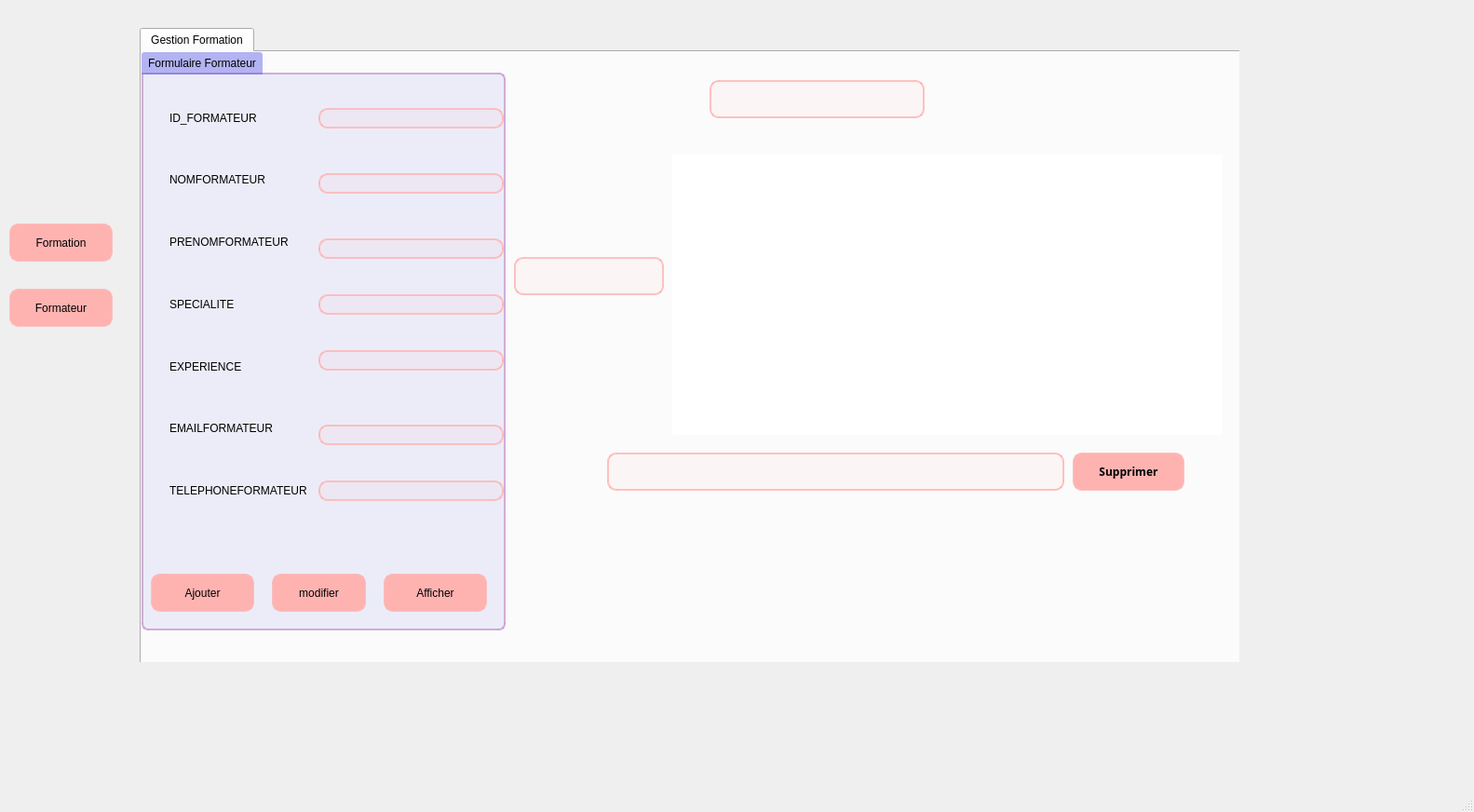
<?xml version="1.0" encoding="UTF-8"?>
<ui version="4.0">
 <class>MainWindow</class>
 <widget class="QMainWindow" name="MainWindow">
  <property name="geometry">
   <rect>
    <x>0</x>
    <y>0</y>
    <width>1583</width>
    <height>872</height>
   </rect>
  </property>
  <property name="windowTitle">
   <string>MainWindow</string>
  </property>
  <widget class="QWidget" name="centralwidget">
   <widget class="QPushButton" name="pb_ajouter_2">
    <property name="geometry">
     <rect>
      <x>10</x>
      <y>240</y>
      <width>111</width>
      <height>41</height>
     </rect>
    </property>
    <property name="styleSheet">
     <string notr="true">QPushButton {
background-color: rgba(254,179,177,255);
border-radius: 10px;
border: 2px solid rgba(254,179,177,200);
}
QPushButton:hover {
background-color: rgba(233,96,90,255);
}</string>
    </property>
    <property name="text">
     <string>Formation</string>
    </property>
   </widget>
   <widget class="QPushButton" name="pb_ajouter_3">
    <property name="geometry">
     <rect>
      <x>10</x>
      <y>310</y>
      <width>111</width>
      <height>41</height>
     </rect>
    </property>
    <property name="styleSheet">
     <string notr="true">QPushButton {
background-color: rgba(254,179,177,255);
border-radius: 10px;
border: 2px solid rgba(254,179,177,200);
}
QPushButton:hover {
background-color: rgba(233,96,90,255);
}</string>
    </property>
    <property name="text">
     <string>Formateur</string>
    </property>
   </widget>
   <widget class="QStackedWidget" name="stackedWidget">
    <property name="geometry">
     <rect>
      <x>140</x>
      <y>10</y>
      <width>1191</width>
      <height>701</height>
     </rect>
    </property>
    <property name="currentIndex">
     <number>1</number>
    </property>
    <widget class="QWidget" name="page">
     <widget class="QTabWidget" name="tabWidget">
      <property name="geometry">
       <rect>
        <x>20</x>
        <y>30</y>
        <width>1381</width>
        <height>721</height>
       </rect>
      </property>
      <property name="currentIndex">
       <number>0</number>
      </property>
      <widget class="QWidget" name="tab">
       <attribute name="title">
        <string>Gestion Formation</string>
       </attribute>
       <widget class="QWidget" name="layoutWidget">
        <property name="geometry">
         <rect>
          <x>30</x>
          <y>40</y>
          <width>156</width>
          <height>531</height>
         </rect>
        </property>
        <layout class="QVBoxLayout" name="verticalLayout_2">
         <item>
          <widget class="QLabel" name="label_2">
           <property name="text">
            <string>ID_FORMATION</string>
           </property>
           <property name="wordWrap">
            <bool>false</bool>
           </property>
          </widget>
         </item>
         <item>
          <widget class="QLabel" name="label_3">
           <property name="text">
            <string>TITREFORMATION</string>
           </property>
          </widget>
         </item>
         <item>
          <widget class="QLabel" name="label_9">
           <property name="text">
            <string>DESCRIPTION</string>
           </property>
          </widget>
         </item>
         <item>
          <widget class="QLabel" name="label_10">
           <property name="text">
            <string>DUREE</string>
           </property>
          </widget>
         </item>
         <item>
          <widget class="QLabel" name="label">
           <property name="text">
            <string>DATEDEBUT</string>
           </property>
          </widget>
         </item>
         <item>
          <widget class="QLabel" name="label_5">
           <property name="text">
            <string>DATEFIN</string>
           </property>
          </widget>
         </item>
         <item>
          <widget class="QLabel" name="label_6">
           <property name="text">
            <string>ID_FORMATEUR</string>
           </property>
          </widget>
         </item>
        </layout>
       </widget>
       <widget class="QLineEdit" name="le_ID_FORMATION">
        <property name="geometry">
         <rect>
          <x>190</x>
          <y>60</y>
          <width>199</width>
          <height>22</height>
         </rect>
        </property>
        <property name="styleSheet">
         <string notr="true">QLineEdit {
background-color: rgba(254,179,177,20);
border: 2px solid rgba(254,179,177,200);
border-radius: 10px;
}
QLineEdit:hover {
background-color: rgba(254,179,177,200);
border: 1px solid rgba(128, 97, 171, 200);
border-radius: 10px;
}
</string>
        </property>
       </widget>
       <widget class="QLabel" name="lblErreurle_ID_FORMATION">
        <property name="geometry">
         <rect>
          <x>180</x>
          <y>80</y>
          <width>231</width>
          <height>21</height>
         </rect>
        </property>
        <property name="text">
         <string/>
        </property>
       </widget>
       <widget class="QLineEdit" name="le_TITREFORMATION">
        <property name="geometry">
         <rect>
          <x>190</x>
          <y>130</y>
          <width>199</width>
          <height>22</height>
         </rect>
        </property>
        <property name="styleSheet">
         <string notr="true">QLineEdit {
background-color: rgba(254,179,177,20);
border: 2px solid rgba(254,179,177,200);
border-radius: 10px;
}
QLineEdit:hover {
background-color: rgba(254,179,177,200);
border: 1px solid rgba(128, 97, 171, 200);
border-radius: 10px;
}
</string>
        </property>
       </widget>
       <widget class="QLineEdit" name="le_DESCRIPTION">
        <property name="geometry">
         <rect>
          <x>190</x>
          <y>220</y>
          <width>199</width>
          <height>22</height>
         </rect>
        </property>
        <property name="styleSheet">
         <string notr="true">QLineEdit {
background-color: rgba(254,179,177,20);
border: 2px solid rgba(254,179,177,200);
border-radius: 10px;
}
QLineEdit:hover {
background-color: rgba(254,179,177,200);
border: 1px solid rgba(128, 97, 171, 200);
border-radius: 10px;
}
</string>
        </property>
       </widget>
       <widget class="QLineEdit" name="le_ID_FORMATEURFK">
        <property name="geometry">
         <rect>
          <x>190</x>
          <y>520</y>
          <width>199</width>
          <height>22</height>
         </rect>
        </property>
        <property name="styleSheet">
         <string notr="true">QLineEdit {
background-color: rgba(254,179,177,20);
border: 2px solid rgba(254,179,177,200);
border-radius: 10px;
}
QLineEdit:hover {
background-color: rgba(254,179,177,200);
border: 1px solid rgba(128, 97, 171, 200);
border-radius: 10px;
}
</string>
        </property>
       </widget>
       <widget class="QLabel" name="lblErreurDescription">
        <property name="geometry">
         <rect>
          <x>180</x>
          <y>250</y>
          <width>221</width>
          <height>20</height>
         </rect>
        </property>
        <property name="text">
         <string/>
        </property>
       </widget>
       <widget class="QLabel" name="lblErreurdateEditDATEDEBUT">
        <property name="geometry">
         <rect>
          <x>180</x>
          <y>410</y>
          <width>221</width>
          <height>20</height>
         </rect>
        </property>
        <property name="text">
         <string/>
        </property>
       </widget>
       <widget class="QLabel" name="lblErreurdateEditDATEFIN">
        <property name="geometry">
         <rect>
          <x>180</x>
          <y>480</y>
          <width>221</width>
          <height>20</height>
         </rect>
        </property>
        <property name="text">
         <string/>
        </property>
       </widget>
       <widget class="QLabel" name="lblErreurle_ID_FORMATEURFK">
        <property name="geometry">
         <rect>
          <x>180</x>
          <y>550</y>
          <width>221</width>
          <height>20</height>
         </rect>
        </property>
        <property name="text">
         <string/>
        </property>
       </widget>
       <widget class="QLineEdit" name="lineEdit_suppformation">
        <property name="geometry">
         <rect>
          <x>500</x>
          <y>430</y>
          <width>491</width>
          <height>41</height>
         </rect>
        </property>
        <property name="styleSheet">
         <string notr="true">QLineEdit {
background-color: rgba(254,179,177,20);
border: 2px solid rgba(254,179,177,200);
border-radius: 10px;
}
QLineEdit:hover {
background-color: rgba(254,179,177,200);
border: 1px solid rgba(128, 97, 171, 200);
border-radius: 10px;
}
</string>
        </property>
       </widget>
       <widget class="QPushButton" name="pb_supprimerFormation">
        <property name="geometry">
         <rect>
          <x>1000</x>
          <y>430</y>
          <width>120</width>
          <height>41</height>
         </rect>
        </property>
        <property name="font">
         <font>
          <family>Calibri Light</family>
          <weight>75</weight>
          <bold>true</bold>
         </font>
        </property>
        <property name="cursor">
         <cursorShape>PointingHandCursor</cursorShape>
        </property>
        <property name="styleSheet">
         <string notr="true">QPushButton {
background-color: rgba(254,179,177,255);
border-radius: 10px;
border: 2px solid rgba(254,179,177,200);
}
QPushButton:hover {
background-color: rgba(233,96,90,255);
}
</string>
        </property>
        <property name="text">
         <string>Supprimer</string>
        </property>
        <property name="icon">
         <iconset>
          <normaloff>../../Bureau/Gestion_voiture/ressources/-.png</normaloff>../../Bureau/Gestion_voiture/ressources/-.png</iconset>
        </property>
        <property name="iconSize">
         <size>
          <width>20</width>
          <height>20</height>
         </size>
        </property>
       </widget>
       <widget class="QTableView" name="tab_Formation">
        <property name="geometry">
         <rect>
          <x>560</x>
          <y>110</y>
          <width>591</width>
          <height>301</height>
         </rect>
        </property>
        <property name="styleSheet">
         <string notr="true">font: 8pt &quot;MS Shell Dlg 2&quot;;
border-radius: 10px;</string>
        </property>
       </widget>
       <widget class="QGroupBox" name="Personnel_Infos_2">
        <property name="geometry">
         <rect>
          <x>10</x>
          <y>10</y>
          <width>391</width>
          <height>621</height>
         </rect>
        </property>
        <property name="styleSheet">
         <string notr="true">QGroupBox {
	background: rgba(64,66,226,20); 
    border: 2px solid;
	border-top-right-radius: 7px;
	border-bottom-right-radius: 7px;
	border-bottom-left-radius: 7px;
    border-color: rgba(199, 153, 207, 200);
    margin-top: 22px;
}
QGroupBox::title  {
    background-color: rgba(64,66,226,100);
    subcontrol-origin: margin;
    subcontrol-position: top left;
    padding: 5px;
	border-top-left-radius: 3px;
	border-top-right-radius: 3px;
}</string>
        </property>
        <property name="title">
         <string>Formulaire Formation</string>
        </property>
        <widget class="QPushButton" name="pb_ajouterFormation">
         <property name="geometry">
          <rect>
           <x>10</x>
           <y>560</y>
           <width>111</width>
           <height>41</height>
          </rect>
         </property>
         <property name="styleSheet">
          <string notr="true">QPushButton {
background-color: rgba(254,179,177,255);
border-radius: 10px;
border: 2px solid rgba(254,179,177,200);
}
QPushButton:hover {
background-color: rgba(233,96,90,255);
}</string>
         </property>
         <property name="text">
          <string>Ajouter</string>
         </property>
        </widget>
        <widget class="QPushButton" name="pb_modifierFormation">
         <property name="geometry">
          <rect>
           <x>140</x>
           <y>560</y>
           <width>101</width>
           <height>41</height>
          </rect>
         </property>
         <property name="styleSheet">
          <string notr="true">QPushButton {
background-color: rgba(254,179,177,255);
border-radius: 10px;
border: 2px solid rgba(254,179,177,200);
}
QPushButton:hover {
background-color: rgba(233,96,90,255);
}</string>
         </property>
         <property name="text">
          <string>modifier</string>
         </property>
        </widget>
        <widget class="QPushButton" name="pb_afficherFormation">
         <property name="geometry">
          <rect>
           <x>260</x>
           <y>560</y>
           <width>111</width>
           <height>41</height>
          </rect>
         </property>
         <property name="styleSheet">
          <string notr="true">QPushButton {
background-color: rgba(254,179,177,255);
border-radius: 10px;
border: 2px solid rgba(254,179,177,200);
}
QPushButton:hover {
background-color: rgba(233,96,90,255);
}
</string>
         </property>
         <property name="text">
          <string>Afficher</string>
         </property>
        </widget>
        <widget class="QLineEdit" name="le_DUREE">
         <property name="geometry">
          <rect>
           <x>180</x>
           <y>280</y>
           <width>199</width>
           <height>22</height>
          </rect>
         </property>
         <property name="styleSheet">
          <string notr="true">QLineEdit {
background-color: rgba(254,179,177,20);
border: 2px solid rgba(254,179,177,200);
border-radius: 10px;
}
QLineEdit:hover {
background-color: rgba(254,179,177,200);
border: 1px solid rgba(128, 97, 171, 200);
border-radius: 10px;
}
</string>
         </property>
        </widget>
        <widget class="QLabel" name="lblErreurle_DUREE">
         <property name="geometry">
          <rect>
           <x>170</x>
           <y>320</y>
           <width>221</width>
           <height>20</height>
          </rect>
         </property>
         <property name="text">
          <string/>
         </property>
        </widget>
        <widget class="QDateEdit" name="dateEditDATEDEBUT">
         <property name="geometry">
          <rect>
           <x>190</x>
           <y>360</y>
           <width>181</width>
           <height>22</height>
          </rect>
         </property>
        </widget>
        <widget class="QDateEdit" name="dateEditDATEFIN">
         <property name="geometry">
          <rect>
           <x>190</x>
           <y>440</y>
           <width>181</width>
           <height>22</height>
          </rect>
         </property>
        </widget>
        <widget class="QLabel" name="lblErreurle_TITREFORMATION">
         <property name="geometry">
          <rect>
           <x>180</x>
           <y>150</y>
           <width>221</width>
           <height>20</height>
          </rect>
         </property>
         <property name="text">
          <string/>
         </property>
        </widget>
       </widget>
       <widget class="QLabel" name="label_12">
        <property name="geometry">
         <rect>
          <x>-140</x>
          <y>-70</y>
          <width>1861</width>
          <height>631</height>
         </rect>
        </property>
        <property name="styleSheet">
         <string notr="true">border-image: url(:/img/274447901_1270325840157442_8437734761897421717_n.jpg);</string>
        </property>
        <property name="text">
         <string/>
        </property>
        <property name="pixmap">
         <pixmap>img/274447901_1270325840157442_8437734761897421717_n.jpg</pixmap>
        </property>
        <property name="scaledContents">
         <bool>true</bool>
        </property>
       </widget>
       <widget class="QLineEdit" name="lineEdit_rechercheformation">
        <property name="geometry">
         <rect>
          <x>510</x>
          <y>30</y>
          <width>231</width>
          <height>41</height>
         </rect>
        </property>
        <property name="styleSheet">
         <string notr="true">QLineEdit {
background-color: rgba(254,179,177,20);
border: 2px solid rgba(254,179,177,200);
border-radius: 10px;
}
QLineEdit:hover {
background-color: rgba(254,179,177,200);
border: 1px solid rgba(128, 97, 171, 200);
border-radius: 10px;
}
</string>
        </property>
       </widget>
       <zorder>label_12</zorder>
       <zorder>Personnel_Infos_2</zorder>
       <zorder>layoutWidget</zorder>
       <zorder>le_ID_FORMATION</zorder>
       <zorder>lblErreurle_ID_FORMATION</zorder>
       <zorder>le_TITREFORMATION</zorder>
       <zorder>le_DESCRIPTION</zorder>
       <zorder>le_ID_FORMATEURFK</zorder>
       <zorder>lblErreurDescription</zorder>
       <zorder>lblErreurdateEditDATEDEBUT</zorder>
       <zorder>lblErreurdateEditDATEFIN</zorder>
       <zorder>lblErreurle_ID_FORMATEURFK</zorder>
       <zorder>lineEdit_suppformation</zorder>
       <zorder>pb_supprimerFormation</zorder>
       <zorder>tab_Formation</zorder>
       <zorder>lineEdit_rechercheformation</zorder>
      </widget>
     </widget>
    </widget>
    <widget class="QWidget" name="page_2">
     <widget class="QTabWidget" name="tabWidget_2">
      <property name="geometry">
       <rect>
        <x>10</x>
        <y>20</y>
        <width>1381</width>
        <height>721</height>
       </rect>
      </property>
      <property name="currentIndex">
       <number>0</number>
      </property>
      <widget class="QWidget" name="tab_2">
       <attribute name="title">
        <string>Gestion Formation</string>
       </attribute>
       <widget class="QLineEdit" name="le_PRENOMFORMATEUR">
        <property name="geometry">
         <rect>
          <x>190</x>
          <y>200</y>
          <width>199</width>
          <height>22</height>
         </rect>
        </property>
        <property name="styleSheet">
         <string notr="true">QLineEdit {
background-color: rgba(254,179,177,20);
border: 2px solid rgba(254,179,177,200);
border-radius: 10px;
}
QLineEdit:hover {
background-color: rgba(254,179,177,200);
border: 1px solid rgba(128, 97, 171, 200);
border-radius: 10px;
}
</string>
        </property>
       </widget>
       <widget class="QWidget" name="layoutWidget_2">
        <property name="geometry">
         <rect>
          <x>30</x>
          <y>40</y>
          <width>156</width>
          <height>461</height>
         </rect>
        </property>
        <layout class="QVBoxLayout" name="verticalLayout_3">
         <item>
          <widget class="QLabel" name="label_7">
           <property name="text">
            <string>ID_FORMATEUR</string>
           </property>
           <property name="wordWrap">
            <bool>false</bool>
           </property>
          </widget>
         </item>
         <item>
          <widget class="QLabel" name="label_8">
           <property name="text">
            <string>NOMFORMATEUR</string>
           </property>
          </widget>
         </item>
         <item>
          <widget class="QLabel" name="label_11">
           <property name="text">
            <string>PRENOMFORMATEUR</string>
           </property>
          </widget>
         </item>
         <item>
          <widget class="QLabel" name="label_13">
           <property name="text">
            <string>SPECIALITE</string>
           </property>
          </widget>
         </item>
         <item>
          <widget class="QLabel" name="label_14">
           <property name="text">
            <string>EXPERIENCE</string>
           </property>
          </widget>
         </item>
         <item>
          <widget class="QLabel" name="label_15">
           <property name="text">
            <string>EMAILFORMATEUR</string>
           </property>
          </widget>
         </item>
         <item>
          <widget class="QLabel" name="label_16">
           <property name="text">
            <string>TELEPHONEFORMATEUR</string>
           </property>
          </widget>
         </item>
        </layout>
       </widget>
       <widget class="QLineEdit" name="le_ID_FORMATEUR">
        <property name="geometry">
         <rect>
          <x>190</x>
          <y>60</y>
          <width>199</width>
          <height>22</height>
         </rect>
        </property>
        <property name="styleSheet">
         <string notr="true">QLineEdit {
background-color: rgba(254,179,177,20);
border: 2px solid rgba(254,179,177,200);
border-radius: 10px;
}
QLineEdit:hover {
background-color: rgba(254,179,177,200);
border: 1px solid rgba(128, 97, 171, 200);
border-radius: 10px;
}
</string>
        </property>
       </widget>
       <widget class="QLabel" name="lblErreurle_PRENOMFORMATEUR">
        <property name="geometry">
         <rect>
          <x>180</x>
          <y>220</y>
          <width>221</width>
          <height>20</height>
         </rect>
        </property>
        <property name="text">
         <string/>
        </property>
       </widget>
       <widget class="QLineEdit" name="le_NOMFORMATEUR">
        <property name="geometry">
         <rect>
          <x>190</x>
          <y>130</y>
          <width>199</width>
          <height>22</height>
         </rect>
        </property>
        <property name="styleSheet">
         <string notr="true">QLineEdit {
background-color: rgba(254,179,177,20);
border: 2px solid rgba(254,179,177,200);
border-radius: 10px;
}
QLineEdit:hover {
background-color: rgba(254,179,177,200);
border: 1px solid rgba(128, 97, 171, 200);
border-radius: 10px;
}
</string>
        </property>
       </widget>
       <widget class="QLineEdit" name="le_SPECIALITE">
        <property name="geometry">
         <rect>
          <x>190</x>
          <y>260</y>
          <width>199</width>
          <height>22</height>
         </rect>
        </property>
        <property name="styleSheet">
         <string notr="true">QLineEdit {
background-color: rgba(254,179,177,20);
border: 2px solid rgba(254,179,177,200);
border-radius: 10px;
}
QLineEdit:hover {
background-color: rgba(254,179,177,200);
border: 1px solid rgba(128, 97, 171, 200);
border-radius: 10px;
}
</string>
        </property>
       </widget>
       <widget class="QLineEdit" name="le_EMAILFORMATEUR">
        <property name="geometry">
         <rect>
          <x>190</x>
          <y>400</y>
          <width>199</width>
          <height>22</height>
         </rect>
        </property>
        <property name="styleSheet">
         <string notr="true">QLineEdit {
background-color: rgba(254,179,177,20);
border: 2px solid rgba(254,179,177,200);
border-radius: 10px;
}
QLineEdit:hover {
background-color: rgba(254,179,177,200);
border: 1px solid rgba(128, 97, 171, 200);
border-radius: 10px;
}
</string>
        </property>
       </widget>
       <widget class="QLineEdit" name="le_TELEPHONEFORMATEUR">
        <property name="geometry">
         <rect>
          <x>190</x>
          <y>460</y>
          <width>199</width>
          <height>22</height>
         </rect>
        </property>
        <property name="styleSheet">
         <string notr="true">QLineEdit {
background-color: rgba(254,179,177,20);
border: 2px solid rgba(254,179,177,200);
border-radius: 10px;
}
QLineEdit:hover {
background-color: rgba(254,179,177,200);
border: 1px solid rgba(128, 97, 171, 200);
border-radius: 10px;
}
</string>
        </property>
       </widget>
       <widget class="QLabel" name="lblErreurle_SPECIALITE">
        <property name="geometry">
         <rect>
          <x>180</x>
          <y>290</y>
          <width>221</width>
          <height>20</height>
         </rect>
        </property>
        <property name="text">
         <string/>
        </property>
       </widget>
       <widget class="QLabel" name="lblErreurle_EMAILFORMATEUR">
        <property name="geometry">
         <rect>
          <x>180</x>
          <y>430</y>
          <width>221</width>
          <height>20</height>
         </rect>
        </property>
        <property name="text">
         <string/>
        </property>
       </widget>
       <widget class="QLabel" name="lblErreurle_TELEPHONEFORMATEUR">
        <property name="geometry">
         <rect>
          <x>180</x>
          <y>480</y>
          <width>221</width>
          <height>20</height>
         </rect>
        </property>
        <property name="text">
         <string/>
        </property>
       </widget>
       <widget class="QLineEdit" name="lineEdit_supp_formateur">
        <property name="geometry">
         <rect>
          <x>500</x>
          <y>430</y>
          <width>491</width>
          <height>41</height>
         </rect>
        </property>
        <property name="styleSheet">
         <string notr="true">QLineEdit {
background-color: rgba(254,179,177,20);
border: 2px solid rgba(254,179,177,200);
border-radius: 10px;
}
QLineEdit:hover {
background-color: rgba(254,179,177,200);
border: 1px solid rgba(128, 97, 171, 200);
border-radius: 10px;
}
</string>
        </property>
       </widget>
       <widget class="QPushButton" name="supprimerformateur">
        <property name="geometry">
         <rect>
          <x>1000</x>
          <y>430</y>
          <width>120</width>
          <height>41</height>
         </rect>
        </property>
        <property name="font">
         <font>
          <family>Calibri Light</family>
          <weight>75</weight>
          <bold>true</bold>
         </font>
        </property>
        <property name="cursor">
         <cursorShape>PointingHandCursor</cursorShape>
        </property>
        <property name="styleSheet">
         <string notr="true">QPushButton {
background-color: rgba(254,179,177,255);
border-radius: 10px;
border: 2px solid rgba(254,179,177,200);
}
QPushButton:hover {
background-color: rgba(233,96,90,255);
}
</string>
        </property>
        <property name="text">
         <string>Supprimer</string>
        </property>
        <property name="icon">
         <iconset>
          <normaloff>../../Bureau/Gestion_voiture/ressources/-.png</normaloff>../../Bureau/Gestion_voiture/ressources/-.png</iconset>
        </property>
        <property name="iconSize">
         <size>
          <width>20</width>
          <height>20</height>
         </size>
        </property>
       </widget>
       <widget class="QTableView" name="tab_formateur">
        <property name="geometry">
         <rect>
          <x>570</x>
          <y>110</y>
          <width>591</width>
          <height>301</height>
         </rect>
        </property>
        <property name="styleSheet">
         <string notr="true">font: 8pt &quot;MS Shell Dlg 2&quot;;
border-radius: 10px;</string>
        </property>
       </widget>
       <widget class="QGroupBox" name="Personnel_Infos_3">
        <property name="geometry">
         <rect>
          <x>0</x>
          <y>0</y>
          <width>391</width>
          <height>621</height>
         </rect>
        </property>
        <property name="styleSheet">
         <string notr="true">QGroupBox {
	background: rgba(64,66,226,20); 
    border: 2px solid;
	border-top-right-radius: 7px;
	border-bottom-right-radius: 7px;
	border-bottom-left-radius: 7px;
    border-color: rgba(199, 153, 207, 200);
    margin-top: 22px;
}
QGroupBox::title  {
    background-color: rgba(64,66,226,100);
    subcontrol-origin: margin;
    subcontrol-position: top left;
    padding: 5px;
	border-top-left-radius: 3px;
	border-top-right-radius: 3px;
}</string>
        </property>
        <property name="title">
         <string>Formulaire Formateur</string>
        </property>
        <widget class="QPushButton" name="ajouterformateur">
         <property name="geometry">
          <rect>
           <x>10</x>
           <y>560</y>
           <width>111</width>
           <height>41</height>
          </rect>
         </property>
         <property name="styleSheet">
          <string notr="true">QPushButton {
background-color: rgba(254,179,177,255);
border-radius: 10px;
border: 2px solid rgba(254,179,177,200);
}
QPushButton:hover {
background-color: rgba(233,96,90,255);
}</string>
         </property>
         <property name="text">
          <string>Ajouter</string>
         </property>
        </widget>
        <widget class="QPushButton" name="modifierformateur">
         <property name="geometry">
          <rect>
           <x>140</x>
           <y>560</y>
           <width>101</width>
           <height>41</height>
          </rect>
         </property>
         <property name="styleSheet">
          <string notr="true">QPushButton {
background-color: rgba(254,179,177,255);
border-radius: 10px;
border: 2px solid rgba(254,179,177,200);
}
QPushButton:hover {
background-color: rgba(233,96,90,255);
}</string>
         </property>
         <property name="text">
          <string>modifier</string>
         </property>
        </widget>
        <widget class="QPushButton" name="afficherformateur">
         <property name="geometry">
          <rect>
           <x>260</x>
           <y>560</y>
           <width>111</width>
           <height>41</height>
          </rect>
         </property>
         <property name="styleSheet">
          <string notr="true">QPushButton {
background-color: rgba(254,179,177,255);
border-radius: 10px;
border: 2px solid rgba(254,179,177,200);
}
QPushButton:hover {
background-color: rgba(233,96,90,255);
}
</string>
         </property>
         <property name="text">
          <string>Afficher</string>
         </property>
        </widget>
        <widget class="QLineEdit" name="le_EXPERIENCE">
         <property name="geometry">
          <rect>
           <x>190</x>
           <y>320</y>
           <width>199</width>
           <height>22</height>
          </rect>
         </property>
         <property name="styleSheet">
          <string notr="true">QLineEdit {
background-color: rgba(254,179,177,20);
border: 2px solid rgba(254,179,177,200);
border-radius: 10px;
}
QLineEdit:hover {
background-color: rgba(254,179,177,200);
border: 1px solid rgba(128, 97, 171, 200);
border-radius: 10px;
}
</string>
         </property>
        </widget>
        <widget class="QLabel" name="lblErreurle_EXPERIENCE">
         <property name="geometry">
          <rect>
           <x>170</x>
           <y>350</y>
           <width>221</width>
           <height>20</height>
          </rect>
         </property>
         <property name="text">
          <string/>
         </property>
        </widget>
        <widget class="QLabel" name="lblErreurle_ID_FORMATEUR">
         <property name="geometry">
          <rect>
           <x>180</x>
           <y>90</y>
           <width>221</width>
           <height>20</height>
          </rect>
         </property>
         <property name="text">
          <string/>
         </property>
        </widget>
        <widget class="QLabel" name="lblErreurIdle_NOMFORMATEUR">
         <property name="geometry">
          <rect>
           <x>180</x>
           <y>150</y>
           <width>231</width>
           <height>21</height>
          </rect>
         </property>
         <property name="text">
          <string/>
         </property>
        </widget>
       </widget>
       <widget class="QLabel" name="label_18">
        <property name="geometry">
         <rect>
          <x>-140</x>
          <y>-70</y>
          <width>1861</width>
          <height>631</height>
         </rect>
        </property>
        <property name="styleSheet">
         <string notr="true">border-image: url(:/img/274447901_1270325840157442_8437734761897421717_n.jpg);</string>
        </property>
        <property name="text">
         <string/>
        </property>
        <property name="pixmap">
         <pixmap>img/274447901_1270325840157442_8437734761897421717_n.jpg</pixmap>
        </property>
        <property name="scaledContents">
         <bool>true</bool>
        </property>
       </widget>
       <widget class="QLabel" name="lblErreurId_3">
        <property name="geometry">
         <rect>
          <x>720</x>
          <y>550</y>
          <width>231</width>
          <height>21</height>
         </rect>
        </property>
        <property name="text">
         <string/>
        </property>
       </widget>
       <widget class="QLineEdit" name="lineEdit_rechercheformateur">
        <property name="geometry">
         <rect>
          <x>610</x>
          <y>30</y>
          <width>231</width>
          <height>41</height>
         </rect>
        </property>
        <property name="styleSheet">
         <string notr="true">QLineEdit {
background-color: rgba(254,179,177,20);
border: 2px solid rgba(254,179,177,200);
border-radius: 10px;
}
QLineEdit:hover {
background-color: rgba(254,179,177,200);
border: 1px solid rgba(128, 97, 171, 200);
border-radius: 10px;
}
</string>
        </property>
       </widget>
       <widget class="QLineEdit" name="qrcode">
        <property name="geometry">
         <rect>
          <x>400</x>
          <y>220</y>
          <width>161</width>
          <height>41</height>
         </rect>
        </property>
        <property name="styleSheet">
         <string notr="true">QLineEdit {
background-color: rgba(254,179,177,20);
border: 2px solid rgba(254,179,177,200);
border-radius: 10px;
}
QLineEdit:hover {
background-color: rgba(254,179,177,200);
border: 1px solid rgba(128, 97, 171, 200);
border-radius: 10px;
}
</string>
        </property>
       </widget>
       <widget class="QLabel" name="qrcodecommande_2">
        <property name="geometry">
         <rect>
          <x>410</x>
          <y>10</y>
          <width>200</width>
          <height>200</height>
         </rect>
        </property>
        <property name="text">
         <string/>
        </property>
       </widget>
       <zorder>label_18</zorder>
       <zorder>Personnel_Infos_3</zorder>
       <zorder>le_PRENOMFORMATEUR</zorder>
       <zorder>layoutWidget_2</zorder>
       <zorder>le_ID_FORMATEUR</zorder>
       <zorder>lblErreurle_PRENOMFORMATEUR</zorder>
       <zorder>le_NOMFORMATEUR</zorder>
       <zorder>le_SPECIALITE</zorder>
       <zorder>le_EMAILFORMATEUR</zorder>
       <zorder>le_TELEPHONEFORMATEUR</zorder>
       <zorder>lblErreurle_SPECIALITE</zorder>
       <zorder>lblErreurle_EMAILFORMATEUR</zorder>
       <zorder>lblErreurle_TELEPHONEFORMATEUR</zorder>
       <zorder>lineEdit_supp_formateur</zorder>
       <zorder>supprimerformateur</zorder>
       <zorder>tab_formateur</zorder>
       <zorder>lblErreurId_3</zorder>
       <zorder>lineEdit_rechercheformateur</zorder>
       <zorder>qrcode</zorder>
       <zorder>qrcodecommande_2</zorder>
      </widget>
     </widget>
    </widget>
   </widget>
  </widget>
  <widget class="QMenuBar" name="menubar">
   <property name="geometry">
    <rect>
     <x>0</x>
     <y>0</y>
     <width>1583</width>
     <height>26</height>
    </rect>
   </property>
  </widget>
  <widget class="QStatusBar" name="statusbar"/>
 </widget>
 <resources/>
 <connections/>
</ui>
